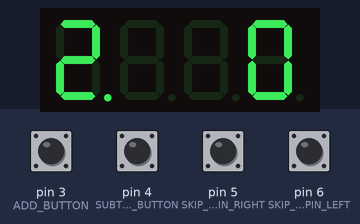
A sketch run on a simulated Arduino Uno, built with avr-gcc and run on an emulated ATmega328P. Shown: 4-digit seven-segment display. Inputs (shaded band) come from the test bench; at power-on: pin 3 (ADD_BUTTON), pin 4 (SUBTRACT_BUTTON), pin 5 (SKIP_ADJUST_PIN_RIGHT), pin 6 (SKIP_ADJUST_PIN_LEFT) HIGH.

Above: at 1.2 s.
1.3 s: pin 4 (SUBTRACT_BUTTON) pulled LOW for 0.15 s
3.0 s: pin 3 (ADD_BUTTON) pulled LOW for 0.15 s
At 4.4 s:
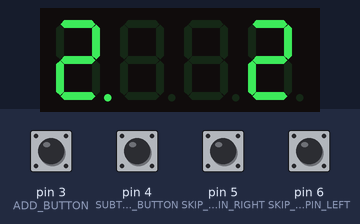
4.7 s: pin 3 (ADD_BUTTON) pulled LOW for 1 s
At 5.7 s:
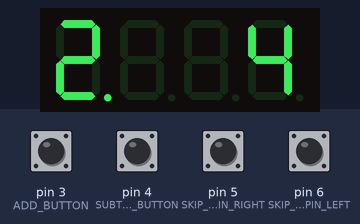
7.2 s: pin 4 (SUBTRACT_BUTTON) pulled LOW for 1 s
At 8.7 s:
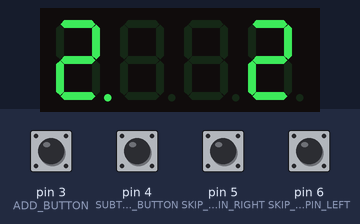
Timing chart, 0 to 10.2 s (numbered marks = the images above; inputs shaded):
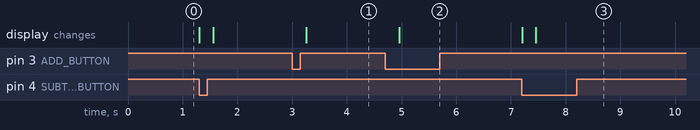

The sketch:

skipcounter.ino
```cpp
/*
 * Skip Counter, by Laurel Carraway, room K2
 *
 * Translated from verbal algorithm description (see attached
 * notes) by her father.
 *
 * Works on an adafruit Trinket Pro microcontroller board;
 * works on cheaper Trinket boards if one sacrifices the encoder
 * in favor of a skip-number-advance button.
 *
 * Encoder handling routine by Mike Barela.
 *
 */

#include <Wire.h>
#include <Adafruit_LEDBackpack.h>
#include <Adafruit_GFX.h>
#include <avr/power.h>

Adafruit_AlphaNum4 disp = Adafruit_AlphaNum4();

uint8_t button_states = 0;

int total = 0;
int skip_value = 2;
static uint8_t enc_prev_pos   = 0;
static uint8_t enc_flags      = 0;

#define TRINKET_PINx    PIND
#define ADD_BUTTON      3
#define SUBTRACT_BUTTON 4

#define SKIP_ADJUST_PIN_LEFT 6
#define SKIP_ADJUST_PIN_RIGHT 5

void setup() {
  if(F_CPU == 16000000) clock_prescale_set(clock_div_1);

  // enable the display
  disp.begin(0x70);
  updateDisplay();

  pinMode(ADD_BUTTON, INPUT_PULLUP);
  pinMode(SUBTRACT_BUTTON, INPUT_PULLUP);
  pinMode(SKIP_ADJUST_PIN_LEFT, INPUT_PULLUP);
  pinMode(SKIP_ADJUST_PIN_RIGHT, INPUT_PULLUP);

  // Get the initial state of the encoder position
  if (digitalRead(SKIP_ADJUST_PIN_LEFT) == LOW) {
    enc_prev_pos |= (1 << 0);
  }
  if (digitalRead(SKIP_ADJUST_PIN_RIGHT) == LOW) {
    enc_prev_pos |= (1 << 1);
  }
}

// Return a -1, 0 or 1 signifying the encoder knob having been turned
// left, not at all, or right respectively.  Cribbed almost verbatim from
// Mike Barela's encoder-volume-control at
// https://learn.adafruit.com/pro-trinket-rotary-encoder/example-rotary-encoder-volume-control
int8_t knobTurned()
{
  int8_t enc_action = 0; // 1 or -1 if moved, sign is direction
  uint8_t enc_cur_pos = 0;

  // read in the encoder state first
  if (bit_is_clear(TRINKET_PINx, SKIP_ADJUST_PIN_LEFT)) {
    enc_cur_pos |= (1 << 0);
  }
  if (bit_is_clear(TRINKET_PINx, SKIP_ADJUST_PIN_RIGHT)) {
    enc_cur_pos |= (1 << 1);
  }

  // if any rotation at all
  if (enc_cur_pos != enc_prev_pos)
  {
    if (enc_prev_pos == 0x00)
    {
      // this is the first edge
      if (enc_cur_pos == 0x01) {
        enc_flags |= (1 << 0);
      }
      else if (enc_cur_pos == 0x02) {
        enc_flags |= (1 << 1);
      }
    }

    if (enc_cur_pos == 0x03)
    {
      // this is when the encoder is in the middle of a "step"
      enc_flags |= (1 << 4);
    }
    else if (enc_cur_pos == 0x00)
    {
      // this is the final edge
      if (enc_prev_pos == 0x02) {
        enc_flags |= (1 << 2);
      }
      else if (enc_prev_pos == 0x01) {
        enc_flags |= (1 << 3);
      }

      // check the first and last edge
      // or maybe one edge is missing, if missing then require the middle state
      // this will reject bounces and false movements
      if (bit_is_set(enc_flags, 0) && (bit_is_set(enc_flags, 2) || bit_is_set(enc_flags, 4))) {
        enc_action = 1;
      }
      else if (bit_is_set(enc_flags, 2) && (bit_is_set(enc_flags, 0) || bit_is_set(enc_flags, 4))) {
        enc_action = 1;
      }
      else if (bit_is_set(enc_flags, 1) && (bit_is_set(enc_flags, 3) || bit_is_set(enc_flags, 4))) {
        enc_action = -1;
      }
      else if (bit_is_set(enc_flags, 3) && (bit_is_set(enc_flags, 1) || bit_is_set(enc_flags, 4))) {
        enc_action = -1;
      }

      enc_flags = 0; // reset for next time
    }
  }

  enc_prev_pos = enc_cur_pos;
  return enc_action;
}


// Return 1 if the given button has been released
// since the last call (falling-edge detect).
int buttonReleased(int b) {
  int state = digitalRead(b);
  if (button_states & (1 << b)) {
    if (state == LOW) {
      button_states &= ~(1 << b);
      return 1;
    }
  } else if (state == HIGH) {
    button_states |= (1 << b);
  }
  return 0;
}

// Update the display with whatever ought to
// be shown.
void updateDisplay() {
  char buffer[4];
  if (skip_value >= 10) {
    sprintf(buffer, "%2d", skip_value);
    disp.writeDigitAscii(0, buffer[0]);
    disp.writeDigitAscii(1, buffer[1], true);
    sprintf(buffer, "%2d", total);
    disp.writeDigitAscii(2, buffer[0]);
    disp.writeDigitAscii(3, buffer[1]);
  } else if (skip_value < 10) {
    disp.writeDigitAscii(0, '0' + skip_value, true);
    sprintf(buffer, "%3d", total);
    disp.writeDigitAscii(1, buffer[0]);
    disp.writeDigitAscii(2, buffer[1]);
    disp.writeDigitAscii(3, buffer[2]);
  }
  disp.writeDisplay();
}

// If there's room, show the current arithmetic operation for a fraction
// of a second.
void showArithmetic(char ch) {
  int pos;
  if (skip_value < 10) {
    pos = 1;
  } else if (total < 10) {
    pos = 2;
  } else {
    // no room to show arithmetic op
    return;
  }
  disp.writeDigitAscii(pos, ch);
  disp.writeDisplay();
  delay(250);
  disp.writeDigitAscii(pos, ' ');
}

// Main loop
void loop() {
  int8_t knob_action = knobTurned();
  if (knob_action == -1) {
    if (skip_value > 0) {
      skip_value--;
      updateDisplay();
    }
  } else if (knob_action == 1) {
    if (skip_value < 10) {
      if (skip_value < 9 || total < 100) {
        skip_value++;
        updateDisplay();
      }
    }
  }

  if (buttonReleased(ADD_BUTTON)) {
    showArithmetic('+');
    total += skip_value;
    // Wrap back to 0 if we're out of room on the display to go higher
    if (total == 100 && skip_value < 10) {
      // tolerate this case, since there's still some separation on the display
    }
    else if (total > 100) {
      total = 0;
    }
    updateDisplay();
  } else if (buttonReleased(SUBTRACT_BUTTON)) {
    showArithmetic('-');
    total -= skip_value;
    if (total < 0) {
      total = 0;
    }
    updateDisplay();
  }
  delay(5);
}
```

Measured:
- after the input at 3.0 s, the display: changes after 0.26 s (image 1)
- after the input at 4.7 s, the display: changes after 0.26 s (image 2)
- after the input at 7.2 s, the display: first changes at once (image 3 shows a later state)
